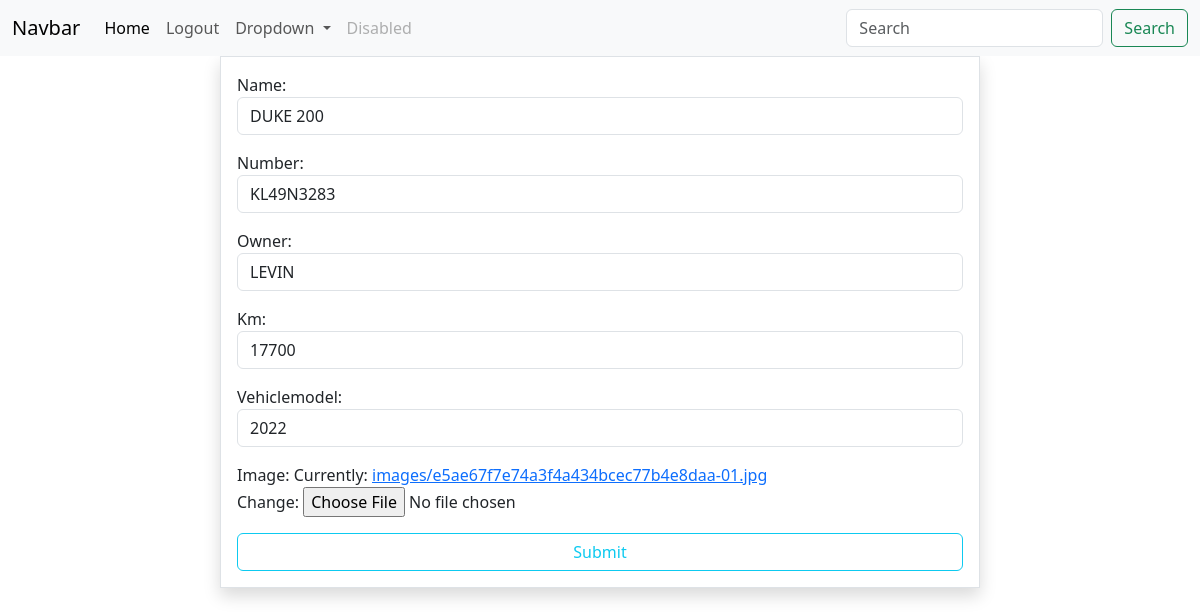
Screenshot of /vehicles/14/change with the database file from the repository.
### olx/models.py (models this page shows, shortened)
class Vehicles(models.Model):
    name=models.CharField(max_length=200)
    number=models.CharField(max_length=30)
    owner=models.CharField(max_length=20)
    km=models.CharField(max_length=20)
    vehiclemodel=models.CharField(max_length=4)
    image=models.ImageField(upload_to="images",null=True)

### olx/views.py (the view, shortened to what this page needs)
# urls.py: path("vehicles/<int:pk>/change",VehicleUpdateView.as_view(),name="vehi-change"),
class VehicleUpdateView(View):
    def get(self,request,*args,**kwargs):
        id=kwargs.get("pk")
        obj=Vehicles.objects.get(id=id)
        form=VehicleCreateForm(instance=obj)
        return render(request,"vehicle_edit.html",{"form":form})

### olx/forms.py
class VehicleCreateForm(forms.ModelForm):
    class Meta:
        model=Vehicles
        fields="__all__"
        widgets={
            "name":forms.TextInput(attrs={"class":"form-control"}),
            "number":forms.TextInput(attrs={"class":"form-control"}),
            "owner":forms.TextInput(attrs={"class":"form-control"}),
            "km":forms.TextInput(attrs={"class":"form-control"}),
            "vehiclemodel":forms.TextInput(attrs={"class":"form-control"})
        }

### olx/templates/vehicle_edit.html (shortened to what this page needs)
{%extends 'base.html'%}
{%block body_block%}
<div class="container">
    <div class="row">
        <div class="col-2"></div>
        <div class="col-8 p-3 border shadow">
            <form action="" method="post" enctype="multipart/form-data">
                {{form.as_p}}
                <input type="submit" class="btn btn-outline-info form-control">
                </form>
        </div>
        <div class="col-2"></div>
    </div>
</div>
{%endblock%}

### rows the page displays
Vehicles: name "DUKE 200", number "KL49N3283", owner "LEVIN", km "17700", vehiclemodel "2022"
